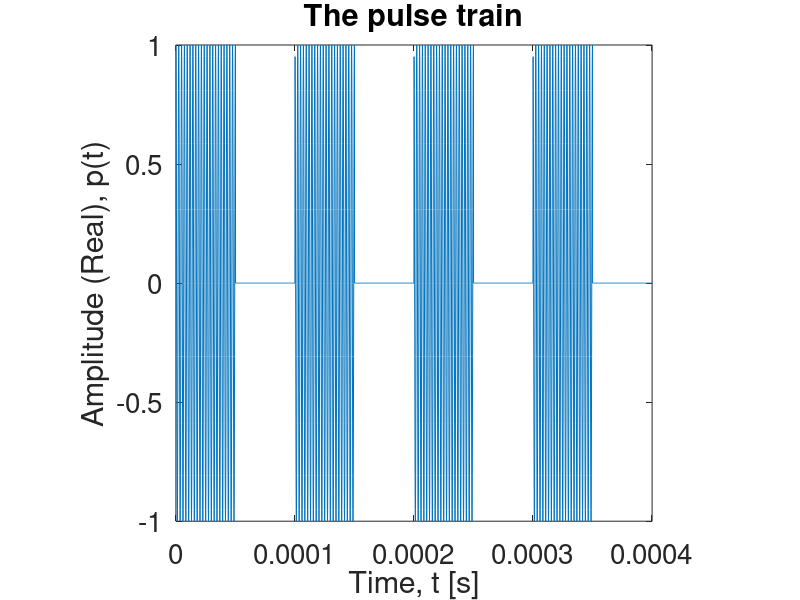
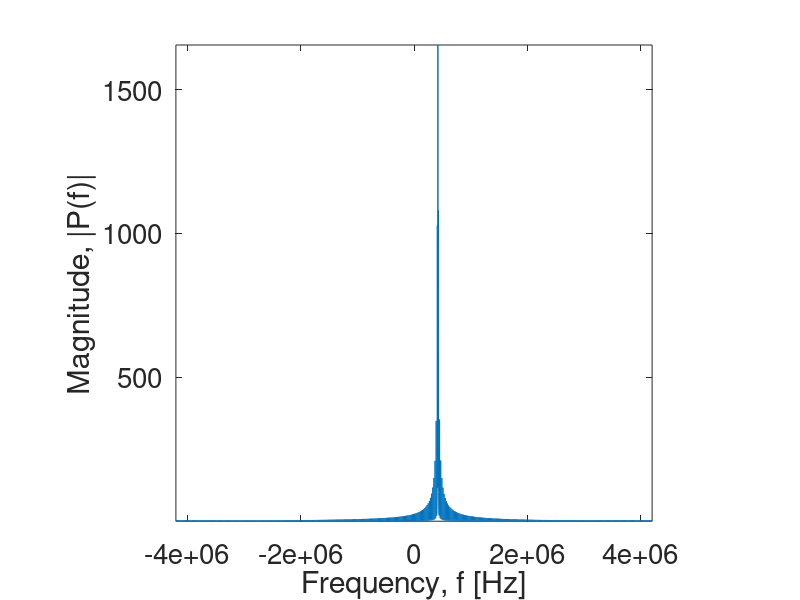
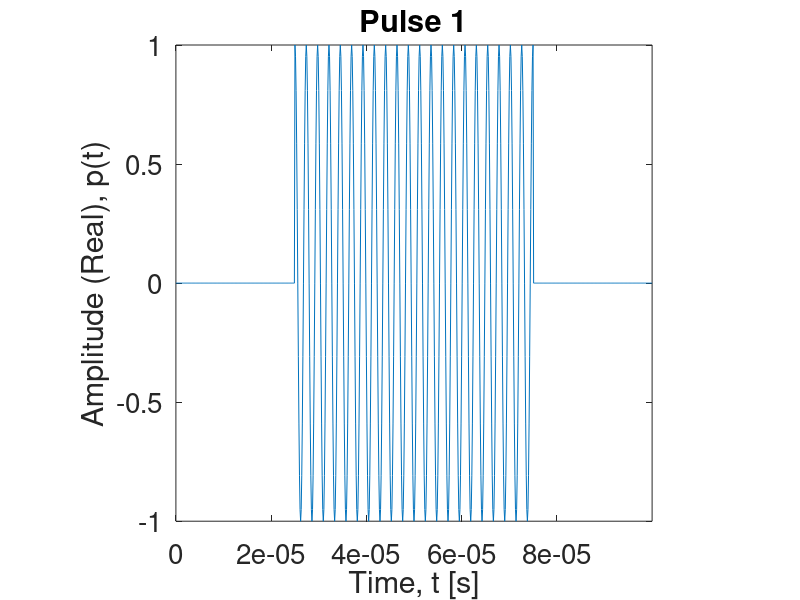
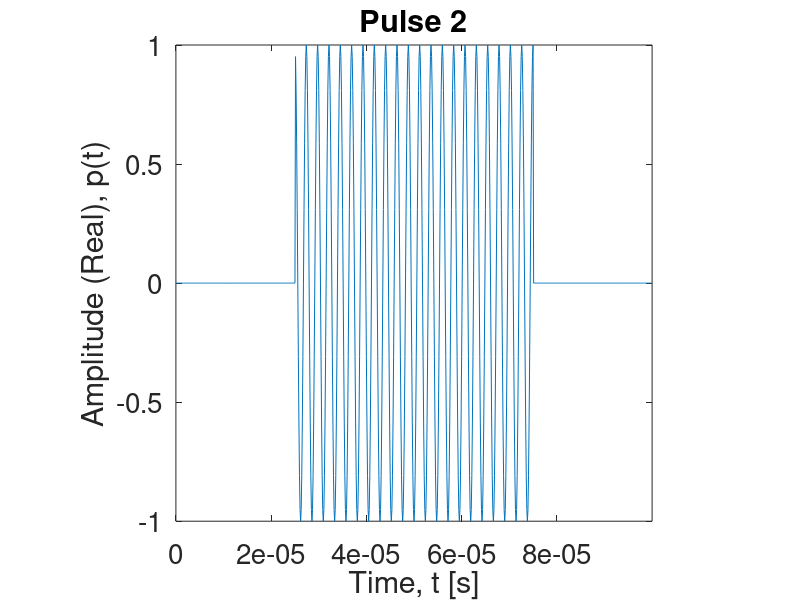

MATLAB code to generate these figures, in order:
%% PULSE TRAIN PICKER SIMULATOR

%% OPTIONS
close all
clear all
clc

% Figure print parameters
szAxScale = 20;
szAxLabel = 20;

%% WAVEFORM CONFIGURATION

fc = 420e3; % Centre frequency
Tp = 50e-6; % Pulse width
Np = 4; % Number of pulses

dTp = 2.0*Tp; % Interpulse period
PRF = 1/dTp; % Pulse repetition frequency

%% TEMPORAL SAMPLING CONFIGURATION

fs = 20*fc; % Temporal sampling frequency
dt = 1/fs; % Temporal sampling interval

%% TEMPORAL SAMPLING VECTOR

Ts = 0;
Tf = (Np*dTp);

n = 2*ceil((Tf - Ts)/(2*dt));

t = Ts+dt*(0:n-1);

df = 1/(n*dt);
f = df*(-n/2:n/2-1);

%% THE PULSE TRAIN

pt = zeros(1,n);

for i = 1:Np
    tdi = t - (i-1)*dTp;
    pha = 2*pi*fc*tdi;
    temp = exp(1j*pha).*(tdi >= 0 & tdi <= Tp);
    
    pt = pt + temp;
end;

figure('name', 'The pulse train')
plot(t - Ts, real(pt))
title('The pulse train', 'fontsize', szAxLabel)
xlabel('Time, t [s]', 'fontsize', szAxLabel)
ylabel('Amplitude (Real), p(t)', 'fontsize', szAxLabel)
h_fig=get(gcf,'CurrentAxes');
set(h_fig, 'fontsize', szAxScale);
axis 'square'; axis tight;

%% FOURIER SPECTRUM

fpt = fft(pt);
fpt = fftshift(fpt);

figure('name', 'Pulse train spectrum')
plot(f, abs(fpt));
xlabel('Frequency, f [Hz]', 'fontsize', szAxLabel)
ylabel('Magnitude, |P(f)|', 'fontsize', szAxLabel)
h_fig=get(gcf,'CurrentAxes');
set(h_fig, 'fontsize', szAxScale);
axis 'square'; axis tight;


%% PULSE PICKER

% Multiply pulse train by a time-dependent phase

for i = 0:Np-1
    
    tdi = dTp*i;
    
    pha = 2*pi*f*(tdi - 0.25*dTp);
    ftemp = fpt.*exp(1j*pha);
    temp = ifft(fftshift(ftemp));
    
    pti = temp(t-Ts >= 0 & t-Ts <= dTp);
    
    figure('name', ['Pulse ', num2str(i+1)])
    plot(t(t-Ts >= 0 & t-Ts <= dTp) - Ts, real(pti))
    title(['Pulse ', num2str(i+1)], 'fontsize', szAxLabel)
    xlabel('Time, t [s]', 'fontsize', szAxLabel)
    ylabel('Amplitude (Real), p(t)', 'fontsize', szAxLabel)
    h_fig=get(gcf,'CurrentAxes');
    set(h_fig, 'fontsize', szAxScale);
    axis 'square'; axis tight;
end;


